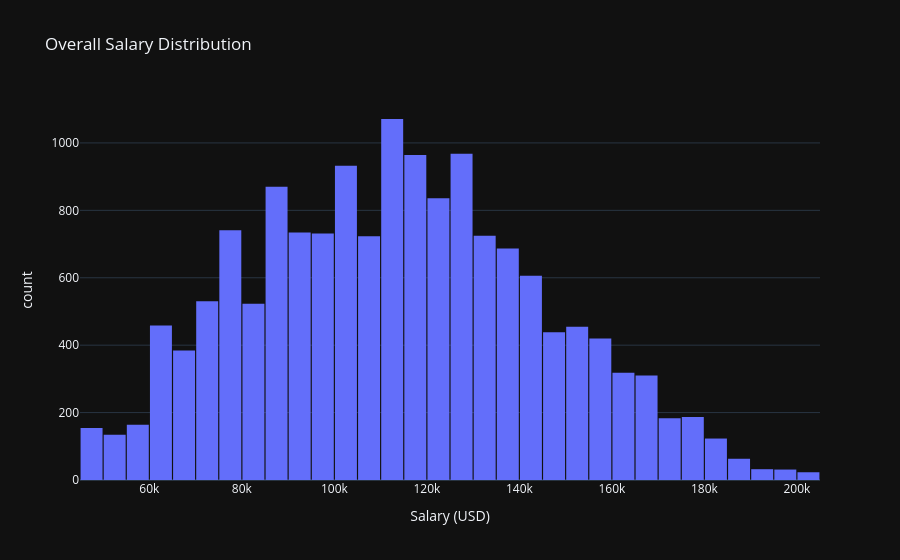

Source (notebook cell):
### Markdown cell above
## EXPLORATORY DATA ANALYSIS

### Code cell
### 1. Salary Distribution Overview
fig = px.histogram(ai_df, x='salary', nbins=50, title='Overall Salary Distribution',
                   labels={'salary': 'Salary (USD)', 'count': 'Number of Postings'},
                   color_discrete_sequence=['#636EFA'])
fig.update_layout(bargap=0.05)
fig.show()

### Figure 1 — Plotly figure (JSON) as saved in the notebook; plotly's stock layout.template omitted (floating-point values rounded to 4 significant figures; data arrays with more than 128 entries replaced by an {"elided": "..."} marker saying what was removed)
{"data": [{"bingroup": "x", "hovertemplate": "Salary (USD)=%{x}<br>count=%{y}<extra></extra>", "legendgroup": "", "marker": {"color": "#636EFA", "pattern": {"shape": ""}}, "name": "", "nbinsx": 50, "orientation": "v", "showlegend": false, "x": {"elided": "15518 int values"}, "xaxis": "x", "yaxis": "y", "type": "histogram"}], "layout": {"xaxis": {"anchor": "y", "domain": [0.0, 1.0], "title": {"text": "Salary (USD)"}}, "yaxis": {"anchor": "x", "domain": [0.0, 1.0], "title": {"text": "count"}}, "legend": {"tracegroupgap": 0}, "title": {"text": "Overall Salary Distribution"}, "barmode": "relative", "bargap": 0.05}}
